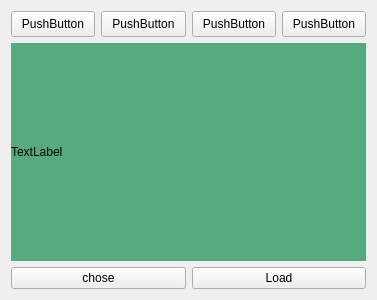
<?xml version="1.0" encoding="UTF-8"?>
<ui version="4.0">
 <class>Form</class>
 <widget class="QWidget" name="Form">
  <property name="geometry">
   <rect>
    <x>0</x>
    <y>0</y>
    <width>377</width>
    <height>300</height>
   </rect>
  </property>
  <property name="windowTitle">
   <string>Form</string>
  </property>
  <layout class="QGridLayout" name="gridLayout">
   <item row="0" column="0">
    <layout class="QHBoxLayout" name="horizontalLayout">
     <item>
      <widget class="QPushButton" name="pushButton_3">
       <property name="enabled">
        <bool>true</bool>
       </property>
       <property name="sizePolicy">
        <sizepolicy hsizetype="Minimum" vsizetype="Fixed">
         <horstretch>0</horstretch>
         <verstretch>0</verstretch>
        </sizepolicy>
       </property>
       <property name="minimumSize">
        <size>
         <width>80</width>
         <height>26</height>
        </size>
       </property>
       <property name="layoutDirection">
        <enum>Qt::LeftToRight</enum>
       </property>
       <property name="text">
        <string>PushButton</string>
       </property>
      </widget>
     </item>
     <item>
      <widget class="QPushButton" name="pushButton_4">
       <property name="enabled">
        <bool>true</bool>
       </property>
       <property name="sizePolicy">
        <sizepolicy hsizetype="Minimum" vsizetype="Fixed">
         <horstretch>0</horstretch>
         <verstretch>0</verstretch>
        </sizepolicy>
       </property>
       <property name="minimumSize">
        <size>
         <width>80</width>
         <height>26</height>
        </size>
       </property>
       <property name="layoutDirection">
        <enum>Qt::LeftToRight</enum>
       </property>
       <property name="text">
        <string>PushButton</string>
       </property>
      </widget>
     </item>
     <item>
      <widget class="QPushButton" name="pushButton_5">
       <property name="enabled">
        <bool>true</bool>
       </property>
       <property name="sizePolicy">
        <sizepolicy hsizetype="Minimum" vsizetype="Fixed">
         <horstretch>0</horstretch>
         <verstretch>0</verstretch>
        </sizepolicy>
       </property>
       <property name="minimumSize">
        <size>
         <width>80</width>
         <height>26</height>
        </size>
       </property>
       <property name="layoutDirection">
        <enum>Qt::LeftToRight</enum>
       </property>
       <property name="text">
        <string>PushButton</string>
       </property>
      </widget>
     </item>
     <item>
      <widget class="QPushButton" name="pushButton_6">
       <property name="enabled">
        <bool>true</bool>
       </property>
       <property name="sizePolicy">
        <sizepolicy hsizetype="Minimum" vsizetype="Fixed">
         <horstretch>0</horstretch>
         <verstretch>0</verstretch>
        </sizepolicy>
       </property>
       <property name="minimumSize">
        <size>
         <width>80</width>
         <height>26</height>
        </size>
       </property>
       <property name="layoutDirection">
        <enum>Qt::LeftToRight</enum>
       </property>
       <property name="text">
        <string>PushButton</string>
       </property>
      </widget>
     </item>
    </layout>
   </item>
   <item row="1" column="0">
    <layout class="QHBoxLayout" name="horizontalLayout_3">
     <item>
      <widget class="QLabel" name="label">
       <property name="sizePolicy">
        <sizepolicy hsizetype="Expanding" vsizetype="Expanding">
         <horstretch>0</horstretch>
         <verstretch>0</verstretch>
        </sizepolicy>
       </property>
       <property name="styleSheet">
        <string notr="true">background-color: rgb(85, 170, 127);</string>
       </property>
       <property name="text">
        <string>TextLabel</string>
       </property>
      </widget>
     </item>
    </layout>
   </item>
   <item row="2" column="0">
    <layout class="QHBoxLayout" name="horizontalLayout_2">
     <item>
      <widget class="QPushButton" name="pushButton">
       <property name="text">
        <string>chose</string>
       </property>
      </widget>
     </item>
     <item>
      <widget class="QPushButton" name="pushButton_2">
       <property name="text">
        <string>Load</string>
       </property>
      </widget>
     </item>
    </layout>
   </item>
  </layout>
 </widget>
 <resources/>
 <connections/>
</ui>
